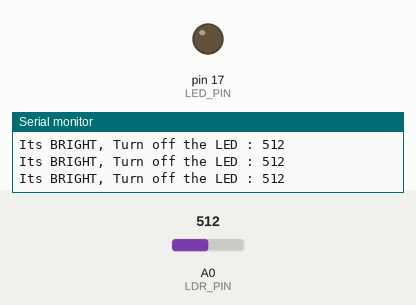
The sketch below on a simulated Arduino Uno, built with avr-gcc and run on an emulated ATmega328P. Parts: output pins drawn as LEDs (lit = HIGH), the last lines printed to the serial monitor. The test bench sets the inputs (shaded band); at power-on: A0 (LDR_PIN) = 512.

Above: at 1.2 s.
1.3 s: A0 (LDR_PIN) set to 992
2.8 s: A0 (LDR_PIN) set to 1017
At 4.0 s:
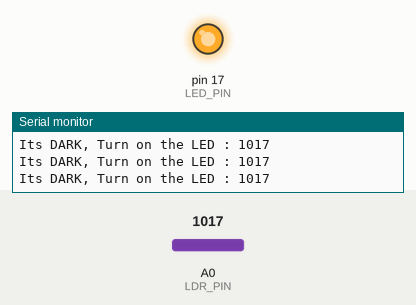
4.3 s: A0 (LDR_PIN) set to 0
At 4.7 s:
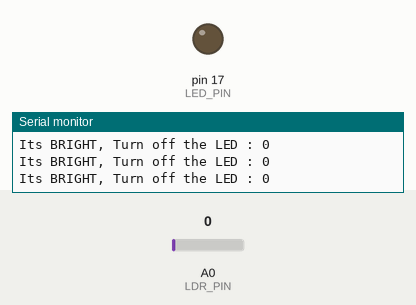
Timing chart, 0 to 7.3 s (numbered marks = the images above; inputs shaded):
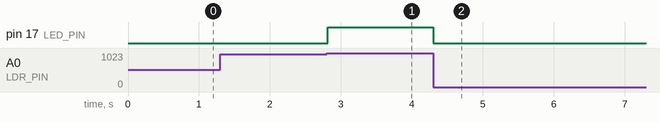

The sketch:

LDR_On-OffLED.ino
```cpp
//#include <MapleFreeRTOS821.h>
#define LDR_PIN 0   //LDR pin on PA0
#define LED_PIN 17  //LED pin on PB1


void setup() {
  // put your setup code here, to run once:
  pinMode(LDR_PIN, INPUT);
  pinMode(LED_PIN, OUTPUT);
  Serial.begin(9600);
}

void loop() {
  int ldrStatus = analogRead(LDR_PIN);

  //Lights are on
  if (ldrStatus <= 1000) {

    digitalWrite(LED_PIN, LOW);
    Serial.print("Its BRIGHT, Turn off the LED : ");
    Serial.println(ldrStatus);


  }
  //Lights are off
  else {

    digitalWrite(LED_PIN, HIGH);
    Serial.print("Its DARK, Turn on the LED : ");
    Serial.println(ldrStatus);

  }
}
```

Measured:
- the behaviour switches between 1000 and 1001 on A0 (LDR_PIN) (found by bisection; images 0 and 1)
- after the input at 2.8 s, pin 17 (LED_PIN): LOW → HIGH at once
- after the input at 4.3 s, pin 17 (LED_PIN): HIGH → LOW at once
